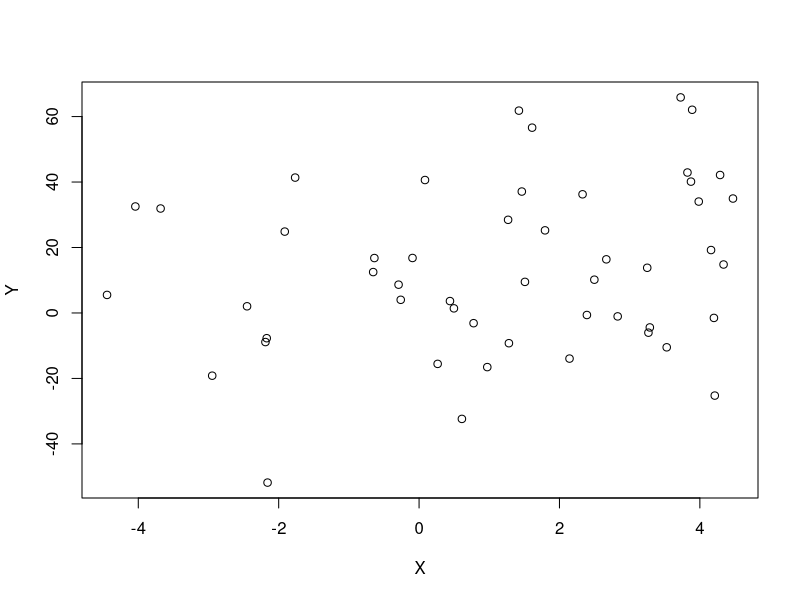
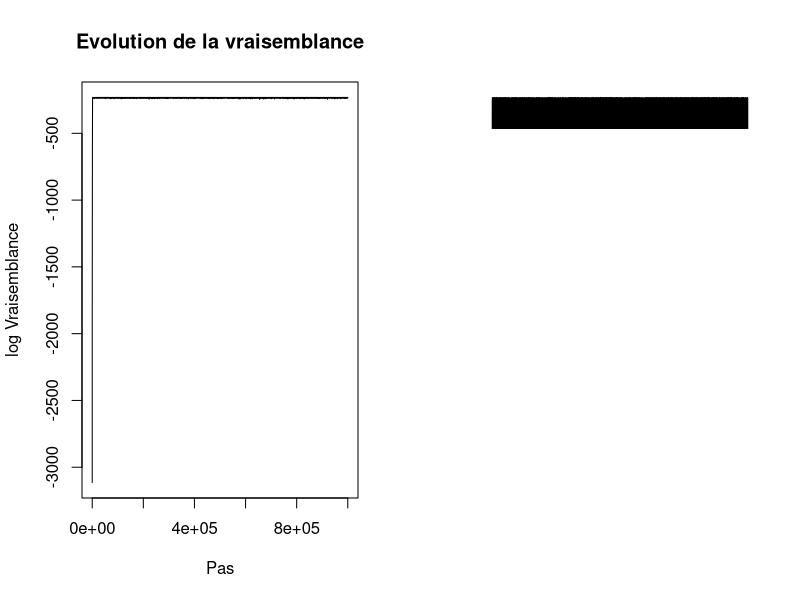

Recreate these plots in R, in order. (Note: a time limit stopped this script after it produced the figures.)
## ---- chunk 1
knitr::opts_chunk$set(cache=FALSE, echo = TRUE, tidy=TRUE, tidy.opts=list(blank=FALSE, width.cutoff=50), out.width='\\maxwidth')
options(width=50)
# Installation des packages si nécessaire et chargement
Library <- function(Packages) {
  InstallAndLoad <- function(Package) {
    if (!Package %in% installed.packages()[, 1]) {install.packages(Package, repos="https://cran.rstudio.com/")}
    require(Package, character.only = TRUE)
  }
  invisible(sapply(Packages, InstallAndLoad))
}
# Ajouter les packages nécessaires ici
Library(c("kableExtra", "tidyverse"))
## ---- chunk 2
# Paramètres
a <- 10
b <- 2
sigma <- 20
n <- 50
# Données
X <- runif(n, min=-5, max=5)
Y <- a + b*X + rnorm(n, 0, sigma)
## ---- chunk 3
plot(Y~X)
## ---- chunk 4
ll_Y_theta <- function(Y, X, theta){
  a <- theta[1]
  b <- theta[2]
  sigma <- theta[3]
  # Valeur prédite par le modèle
  prediction <- a + b*X
  # Log-vraisemblance de chaque valeur de y
  single_likelihoods <- dnorm(Y, mean = prediction, sd = sigma, log = TRUE)
  # Possibilité de NaN si sd proposé négatif par exemple
  ll <- sum(single_likelihoods)
  # Vraisemblance nulle dans ce cas
  if (is.na(ll)) ll <- -Inf
  return (ll)
}
## ---- chunk 5
ll_prior <- function(theta){
  a <- theta[1]
  b <- theta[2]
  sigma <- theta[3]
  # Log-vraisemblance de chaque paramètre dans sa loi a priori
  a_prior <- dunif(a, min=-100, max=100, log=TRUE)
  b_prior <- dunif(b, min=-100, max=100, log=TRUE)
  sigma_prior <- dunif(sigma, min=0, max=30, log=TRUE)
  return(a_prior + b_prior + sigma_prior)
}
## ---- chunk 6
ll_posterior <- function(Y, X, theta){
  return (ll_Y_theta(Y, X, theta) + ll_prior(theta))
}
## ---- chunk 7
proposal <- function(theta, sigma_prop){
  return(rnorm(length(theta) , mean = theta, sd = sigma_prop))
}
## ---- chunk 8
MetropolisMCMC <- function(Y, X, sigma_prop, theta_0, iterations){
  # Stockage. Chaque ligne du tableau contient une itération ; les colonnes contiennent theta
  chain <- matrix(nrow = iterations+1, ncol = length(theta_0))
  # Noms des paramètres
  colnames(chain) <- names(theta_0)
  # Stockage des vraisemblances
  ll_data <- numeric(length = iterations+1)
  # Valeurs initiales
  chain[1, ] <- theta_0
  ll_data[1] <- ll_Y_theta(Y, X, theta_0)
  # Initialisation d'une barre de progression
  pgb <- txtProgressBar(min=0, max=iterations)
  # Chaîne de Markov
  for (i in 1:iterations){
    # Proposition d'une valeur de theta
    theta_proposal <- proposal(chain[i,], sigma_prop)
    # Rapport de vraisemblance entre la proposition et la valeur précédente de theta
    l_ratio <- exp(ll_posterior(Y, X, theta_proposal) - ll_posterior(Y, X, chain[i, ]))
    # Acceptation ou non
    if (runif(1) < l_ratio) {
      chain[i+1, ] <- theta_proposal
    } else {
      chain[i+1, ] <- chain[i, ]
    }
    # Enregistrement de la vraisemblance de Y sachant theta
    ll_data[i+1] <- ll_Y_theta(Y, X, chain[i+1, ])
    setTxtProgressBar(pgb, i)
  }
  # Retour d'un tableau complet: theta et vraisemblance
  return(cbind(chain, LogVraisemblance = ll_data))
}
## ---- chunk 9
# Nombre de pas de la chaîne
iterations <- 1E6
# Ecart-type de la marche aléatoire (pour chaque paramètre)
sigma_prop <- c(1, 1, 2)
# Valeur initiale des paramètres
theta_0 <- c(runif(2, min=-100, max=100), runif(1, min=0, max=30))
names(theta_0) <- c("Intercept", "Pente", "EcartType")
# Lancement de la chaîne de Markov
chain <- MetropolisMCMC(Y, X, sigma_prop, theta_0, iterations)
## ---- chunk 10
# Evolution de la vraisemblance
par(mfrow = c(1,2))
plot(chain[, length(theta_0)+1], type="l", main="Evolution de la vraisemblance", xlab="Pas", ylab="log Vraisemblance")
burn_in <- 5E3
plot(chain[-(1:burn_in), length(theta_0)+1], type="l", main="Après convergence", xlab="Pas", ylab="log Vraisemblace")
# Taux d'acceptation de la chaine de Markov
(acceptance <- 1-mean(duplicated(chain[-(1:burn_in),])))
## ---- chunk 11
par(mfrow = c(1, length(theta_0)))
for (i in 1:length(theta_0)){
  Titre <- paste("Distribution de", names(theta_0)[i])
  Mediane <- format(median(chain[-(1:burn_in), i]), digits = 4)
  hist(chain[-(1:burn_in), i], xlab=paste("Mediane :", Mediane),  main=Titre)
  abline(v=Mediane, col="red")
}
## ---- chunk 12
acf(chain[-(1:burn_in), -ncol(chain)], lag.max=100)
## ---- chunk 13
# Distribution a posteriori. Elimination du prechauffage et de la vraisemblance, éclaircie.
posterior <- chain[-(1:burn_in), -ncol(chain)][seq(1, iterations-burn_in, by=50), ]
## ---- chunk 14
par(mfrow = c(1, length(theta_0)))
for (i in 1:length(theta_0)){
  Titre <- paste("Distribution de", names(theta_0)[i])
  Mediane <- format(median(posterior[, i]), digits = 4)
  hist(posterior[, i], xlab=paste("Mediane :", Mediane),  main=Titre)
  abline(v=Mediane, col="red")
}
## ---- chunk 15
summary(flm <- lm(Y ~ X))
## ---- chunk 16
cor(posterior)
